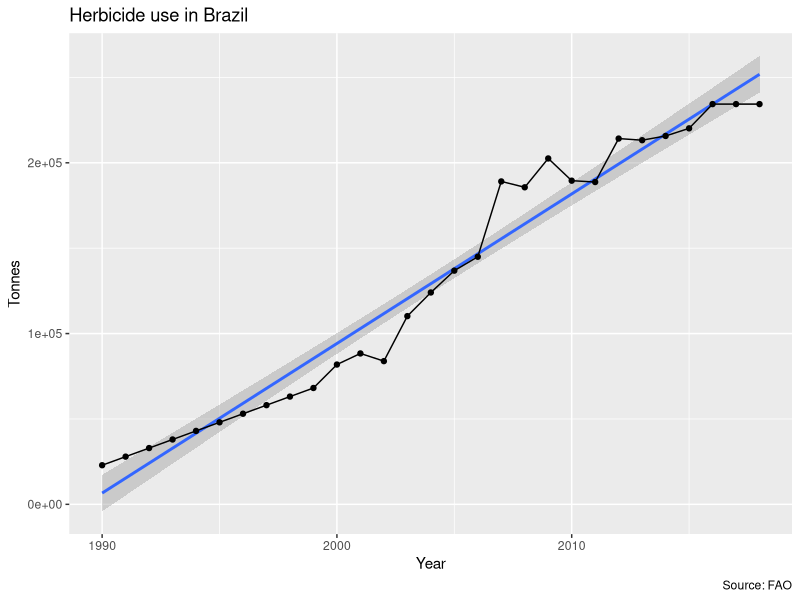
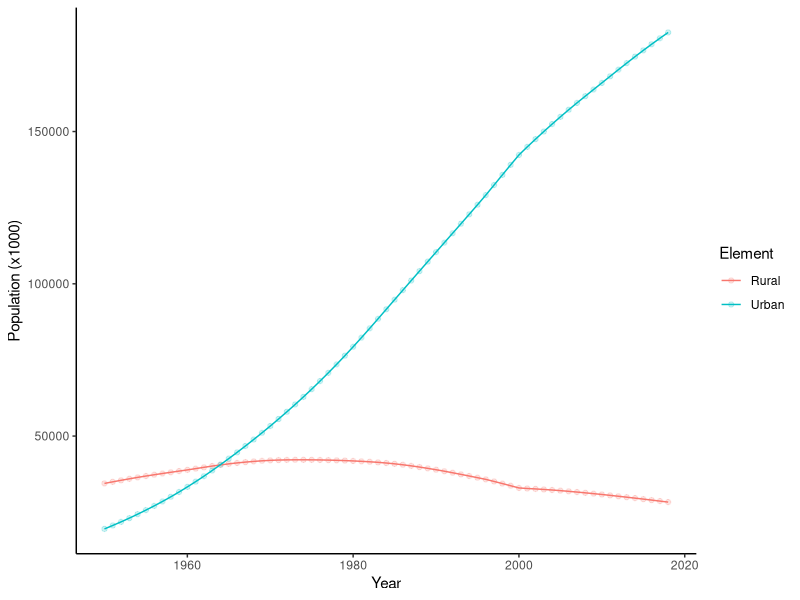

R code for these plots, in order:
## ---- chunk 1
knitr::opts_chunk$set(echo = TRUE)
## ---- chunk 2
library(tidyverse)
## ---- chunk 3
read_csv("herbicide_fao.csv") %>% 
  ggplot(aes(x = Year, y = Value)) +
  geom_smooth(method = "lm") +
  geom_point() +
  geom_line() +
  labs(title = "Herbicide use in Brazil",
       y = "Tonnes", 
       caption = "Source: FAO")
## ---- chunk 4
options(scipen = 999)
50000*1000
## ---- chunk 5
read_csv("br_population.csv") %>% 
  filter(Element %in% c("Rural population", "Urban population")) %>% 
  mutate(Element = str_remove_all(Element, " population")) %>% 
  ggplot(aes(x = Year, y = Value, color = Element)) +
  geom_point(alpha = 0.2) +
  geom_line() +
  theme_classic() +
  labs(y = "Population (x1000)")
